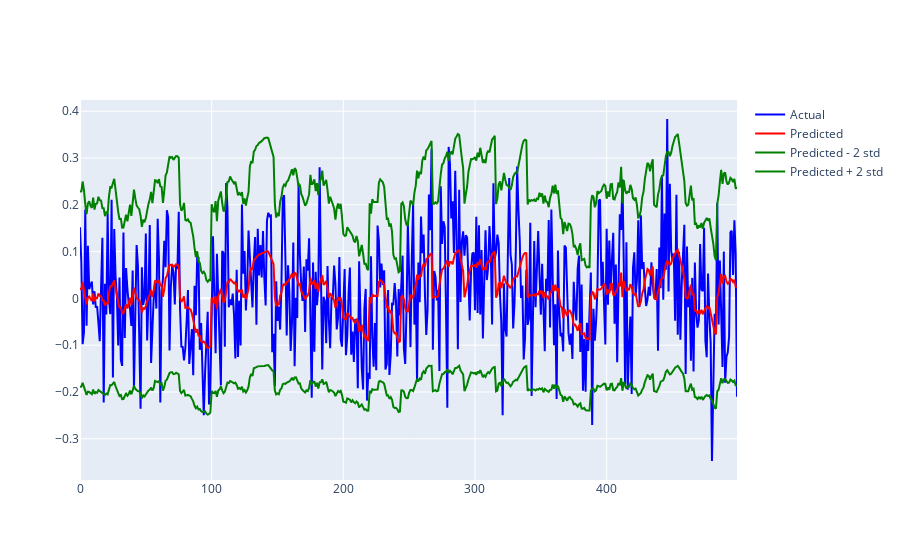

The notebook cell saved with this chart:
### Code cell
# Get a sequential batch of val states + query the model for residuals
batch_size = 500
val_loader = DataLoader(val_dataset, batch_size=batch_size, shuffle=False)

# Get a batch of data
start_iter = batch_size
batch = val_dataset[start_iter : start_iter + batch_size]


n_samples = 10000

# Query the model for normalized disturbances.
d, cond = batch["d"].to(config.device), batch["cond"].to(config.device)
d = model.output_normalizer.normalize(d)

pred_mean, pred_var = sample_outputs(model, cond, n_samples)
index = 1

# Plot the actual d and predicted mean.
fig = go.Figure()
fig.add_trace(
    go.Scatter(
        x=np.arange(batch_size),
        y=batch["d"][:, index].cpu().numpy(),
        name="Actual",
        line=dict(color="blue"),
    )
)

fig.add_trace(
    go.Scatter(
        x=np.arange(batch_size),
        y=pred_mean[:, index].cpu().numpy(),
        mode="lines",
        name="Predicted",
        line=dict(color="red"),
    )
)

# Fill between the 2 std devs.
fig.add_trace(
    go.Scatter(
        x=np.arange(batch_size),
        y=pred_mean[:, index].cpu().numpy()
        - 2 * pred_var[:, index, index].sqrt().cpu().numpy(),
        mode="lines",
        name="Predicted - 2 std",
        line=dict(color="green"),
    )
)

fig.add_trace(
    go.Scatter(
        x=np.arange(batch_size),
        y=pred_mean[:, index].cpu().numpy()
        + 2 * pred_var[:, index, index].sqrt().cpu().numpy(),
        mode="lines",
        name="Predicted + 2 std",
        line=dict(color="green"),
    )
)

fig.show()

### Figure 1 — Plotly figure (JSON) as saved in the notebook; plotly's stock layout.template omitted (floating-point values rounded to 4 significant figures; data arrays with more than 128 entries replaced by an {"elided": "..."} marker saying what was removed)
{"data": [{"line": {"color": "blue"}, "name": "Actual", "type": "scatter", "x": {"elided": "500 int values"}, "y": {"elided": "500 float values"}}, {"line": {"color": "red"}, "mode": "lines", "name": "Predicted", "type": "scatter", "x": {"elided": "500 int values"}, "y": {"elided": "500 float values"}}, {"line": {"color": "green"}, "mode": "lines", "name": "Predicted - 2 std", "type": "scatter", "x": {"elided": "500 int values"}, "y": {"elided": "500 float values"}}, {"line": {"color": "green"}, "mode": "lines", "name": "Predicted + 2 std", "type": "scatter", "x": {"elided": "500 int values"}, "y": {"elided": "500 float values"}}], "layout": {}}
